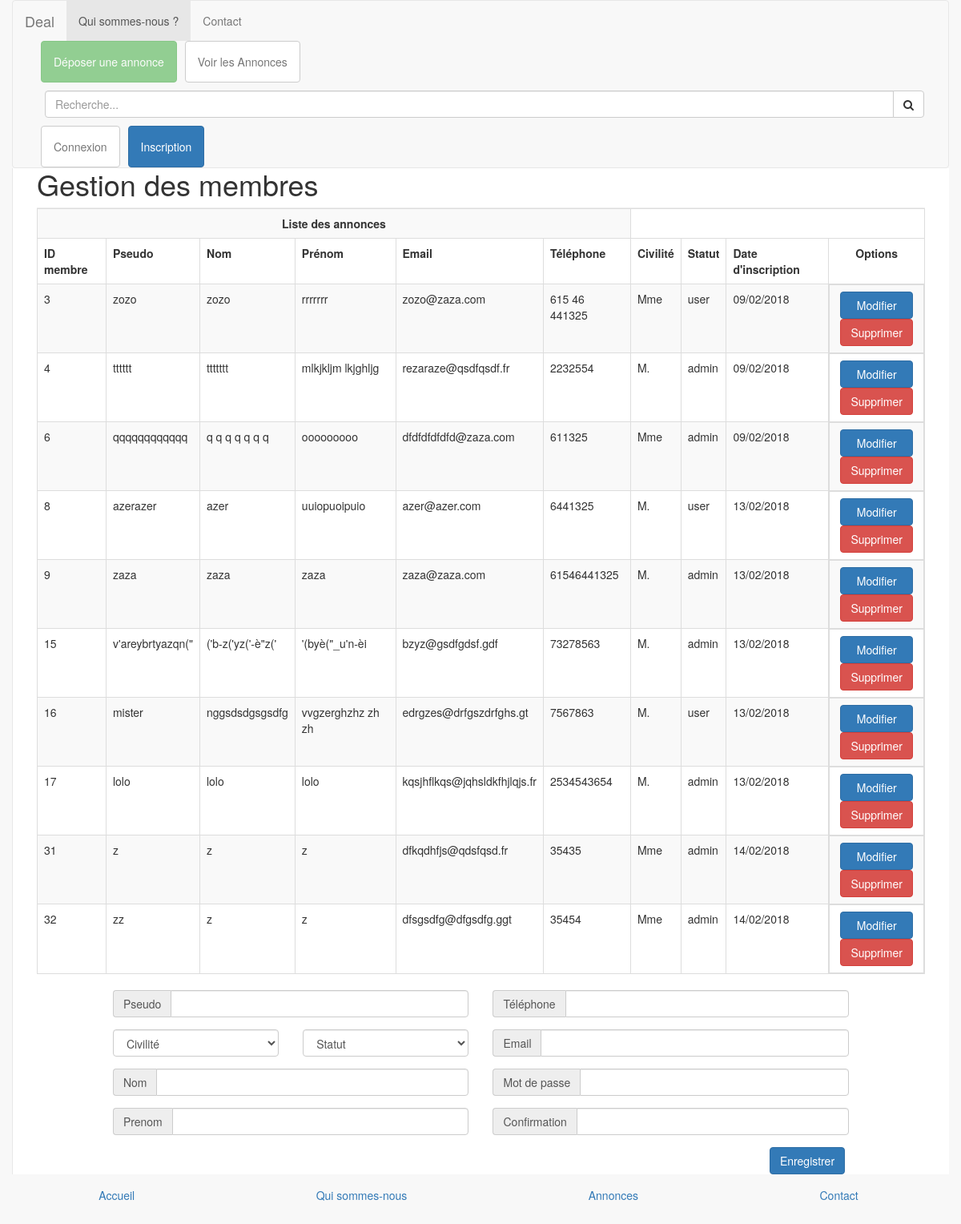
Page /admin/membre-edit.php on the earlier database version.
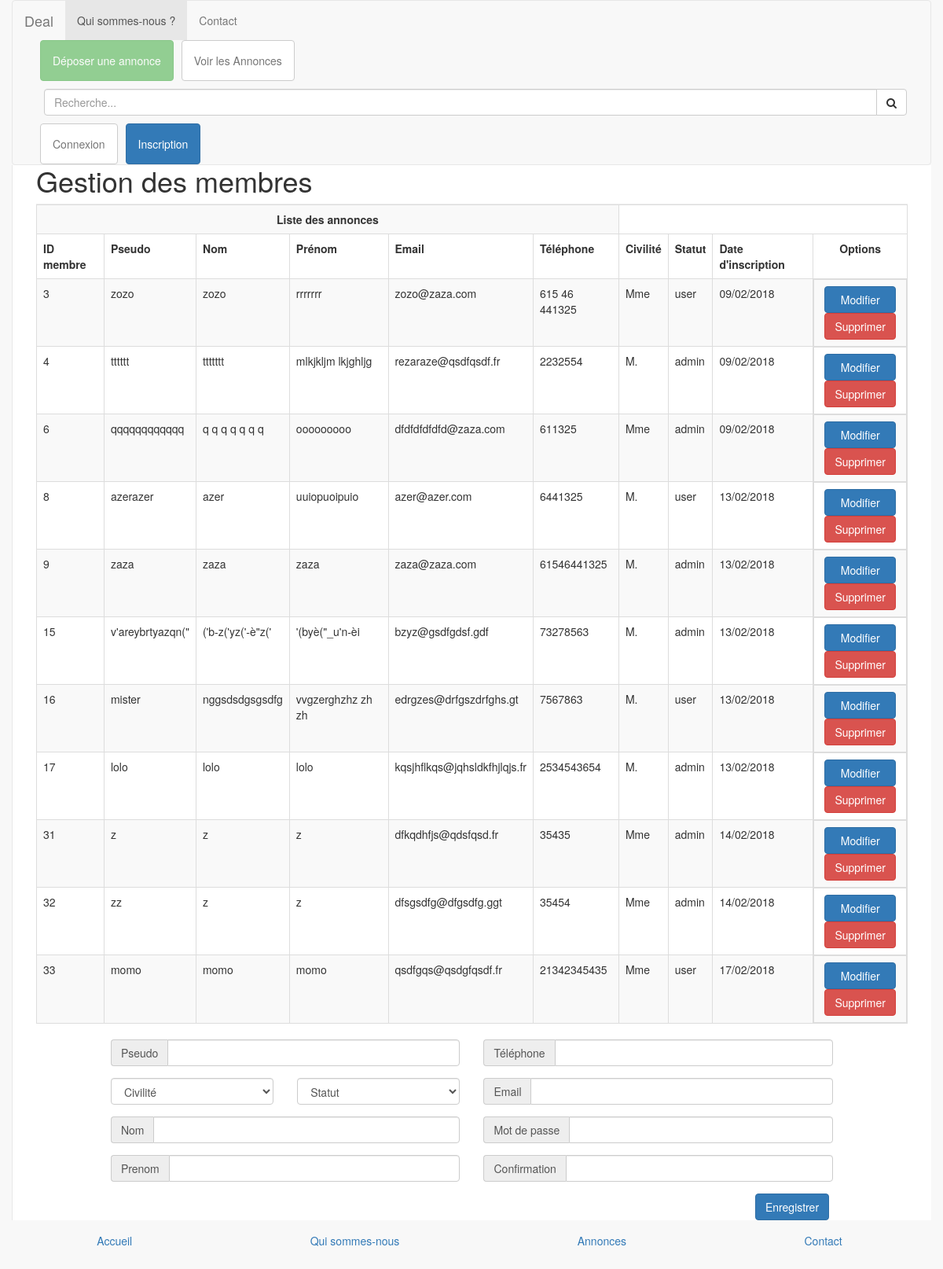
Same page on the later database version.
### tables this page shows
CREATE TABLE `membre` (
  `id` int(10) unsigned NOT NULL AUTO_INCREMENT,
  `civilite` enum('M.','Mme') NOT NULL,
  `pseudo` varchar(45) NOT NULL,
  `mdp` varchar(255) NOT NULL,
  `nom` varchar(45) NOT NULL,
  `prenom` varchar(45) NOT NULL,
  `telephone` varchar(45) DEFAULT NULL,
  `email` varchar(45) NOT NULL,
  `role` enum('user','admin') NOT NULL,
  `date_enregistrement` datetime NOT NULL DEFAULT CURRENT_TIMESTAMP,
  PRIMARY KEY (`id`),
  UNIQUE KEY `pseudo_UNIQUE` (`pseudo`)
);

### admin/membre-edit.php (the view, shortened to what this page needs)
<?php
require_once __DIR__.'/../include/init.php';
$civilite = $pseudo = $nom = $prenom = $email = $telephone = $role = $mdp = '';
$req = 'SELECT * FROM membre';
$stmt = $pdo->query($req);
$mbs = $stmt->fetchAll();
include __DIR__.('/../layout/top.php');
?>
<div id="page-wrapper">
  <div class="row">
    <div class="col-lg-12">
      <h1 class="page-header">Gestion des membres</h1>
    </div>
  </div>
  <table class="table table-bordered table-striped">
    <th colspan="6">
      Liste des annonces
    </th>
    <tr>
      <th>ID membre</th>
      <th>Pseudo</th>
      <th>Nom</th>
      <th>Prénom</th>
      <th>Email</th>
      <th>Téléphone</th>
      <th>Civilité</th>
      <th>Statut</th>
      <th>Date d'inscription</th>
      <th>Options</th>
    </tr>
    <?php
    foreach ($mbs as $mb) :
      ?>
      <tr>
        <td><?= $mb['id'] ?></td>
        <td><?= $mb['pseudo'] ?></td>
        <td><?= $mb['nom'] ?></td>
        <td><?= $mb['prenom'] ?></td>
        <td><?= $mb['email'] ?></td>
        <td><?= $mb['telephone'] ?></td>
        <td><?= $mb['civilite'] ?></td>
        <td><?= $mb['role'] ?></td>
        <td><?= strftime('%d/%m/%Y',strtotime($mb['date_enregistrement'])); ?></td>
        <td>
          <a href="membre-edit.php?id=<?= $mb['id'] ?>" class="btn btn-primary">Modifier</a>
          <a href="membre-delete.php?id=<?= $mb['id'] ?>" class="btn btn-danger">Supprimer</a>
        </td>
      </tr>
      <?php
    endforeach;
    ?>
  </table>
  <div class="row">
    <div class="col-xs-10 col-sm-offset-1">
      <form class="membre-edit" method="post">
        <div class="row">
          <div class="col-md-6">
            <div class="form-group col">
              <div class="input-group">
                <span class="input-group-addon" id="basic-addon1">Pseudo</span>
                <input name="pseudo" value="<?= $pseudo ;?>" type="text" class="form-control" id="pseudo" placeholder="">
              </div>
            </div>
            <div class="row">
              <div class="form-group col-sm-6">
                <select name="civilite" class="form-control selectpicker" id="civilite">
                  <option value=''>Civilité</option>
                </select>
              </div>
              <div class="form-group col-sm-6">
                <select name="role" class="form-control selectpicker" id="role">
                  <option value=''>Statut</option>
                </select>
              </div>
            </div>
            <div class="form-group col">
              <div class="input-group">
                <span class="input-group-addon" id="basic-addon1">Nom</span>
                <input name="nom" value="<?= $nom ;?>" type="text" class="form-control" id="nom" aria-describedby="name" placeholder="">
              </div>
            </div>
            <div class="form-group col">
              <div class="input-group">
                <span class="input-group-addon" id="basic-addon1">Prenom</span>
                <input name="prenom" value="<?= $prenom ;?>" type="text" class="form-control" id="prenom" aria-describedby="forname" placeholder="">
              </div>
            </div>
          </div>
          <div class="col-md-6">
            <div class="form-group col">
              <div class="input-group">
                <span class="input-group-addon" id="basic-addon1">Téléphone</span>
                <input name="telephone" value="<?= $telephone ;?>" type="text" class="form-control" id="telephone" aria-describedby="telephone" placeholder="">
              </div>
            </div>
            <div class="form-group col">
              <div class="input-group">
                <span class="input-group-addon" id="basic-addon1">Email</span>
                <input name="email" value="<?= $email ;?>" type="email" class="form-control" id="email" aria-describedby="email" placeholder="">
              </div>
            </div>
            <div class="form-group col">
              <div class="input-group">
                <span class="input-group-addon" id="basic-addon1">Mot de passe</span>
                <input name="mdp" value="" type="password" class="form-control" id="mdp" placeholder="">
              </div>
            </div>
            <div class="form-group col">
              <div class="input-group">
                <span class="input-group-addon" id="basic-addon1">Confirmation</span>
                <input name="mdp-confirm" value="" type="password" class="form-control" id="mdp-confirm" placeholder="">
              </div>
            </div>
            <div class="pull-right">
              <button type="submit" class="btn btn-primary pull-right">Enregistrer</button>
            </div>
          </div>
        </div>
      </form>
    </div>
  </div>
</div>
<?php
include __DIR__.('/../layout/bottom.php');
?>

Differences in the rows shown:
added membre: id "33", pseudo "momo", nom "momo", prenom "momo", email "qsdfgqs@qsdgfqsdf.fr", telephone "21342345435", civilite "Mme", role "user", date_enregistrement "17/02/2018"
